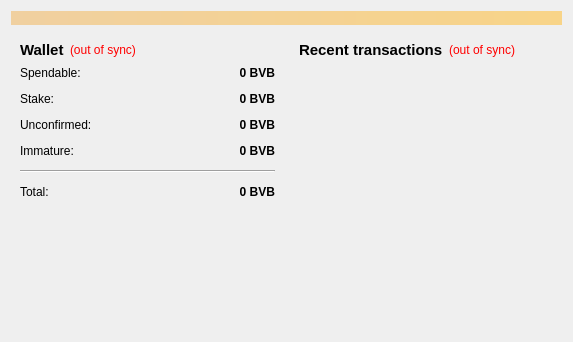
<?xml version="1.0" encoding="UTF-8"?>
<ui version="4.0">
 <class>OverviewPage</class>
 <widget class="QWidget" name="OverviewPage">
  <property name="geometry">
   <rect>
    <x>0</x>
    <y>0</y>
    <width>573</width>
    <height>342</height>
   </rect>
  </property>
  <property name="windowTitle">
   <string>Form</string>
  </property>
  <layout class="QVBoxLayout" name="topLayout">
   <item>
    <widget class="QLabel" name="labelAlerts">
     <property name="visible">
      <bool>false</bool>
     </property>
     <property name="styleSheet">
      <string notr="true">background-color: qlineargradient(x1: 0, y1: 0, x2: 1, y2: 0, stop:0 #F0D0A0, stop:1 #F8D488);  color:#000000
</string>
     </property>
     <property name="wordWrap">
      <bool>true</bool>
     </property>
     <property name="margin">
      <number>3</number>
     </property>
    </widget>
   </item>
   <item>
    <layout class="QHBoxLayout" name="horizontalLayout" stretch="1,1">
     <item>
      <layout class="QVBoxLayout" name="verticalLayout_2">
       <item>
        <widget class="QWidget" name="widget" native="true">
         <layout class="QVBoxLayout" name="verticalLayout_4">
          <item>
           <layout class="QHBoxLayout" name="horizontalLayout_4">
            <item>
             <widget class="QLabel" name="label_5">
              <property name="font">
               <font>
                <pointsize>11</pointsize>
                <weight>75</weight>
                <bold>true</bold>
               </font>
              </property>
              <property name="text">
               <string>Wallet</string>
              </property>
             </widget>
            </item>
            <item>
             <widget class="QLabel" name="labelWalletStatus">
              <property name="toolTip">
               <string>The displayed information may be out of date. Your wallet automatically synchronizes with the BVBCoin network after a connection is established, but this process has not completed yet.</string>
              </property>
              <property name="styleSheet">
               <string notr="true">QLabel { color: red; }</string>
              </property>
              <property name="text">
               <string notr="true">(out of sync)</string>
              </property>
              <property name="alignment">
               <set>Qt::AlignLeading|Qt::AlignLeft|Qt::AlignVCenter</set>
              </property>
             </widget>
            </item>
            <item>
             <spacer name="horizontalSpacer_2">
              <property name="orientation">
               <enum>Qt::Horizontal</enum>
              </property>
              <property name="sizeHint" stdset="0">
               <size>
                <width>40</width>
                <height>20</height>
               </size>
              </property>
             </spacer>
            </item>
           </layout>
          </item>
          <item>
           <layout class="QFormLayout" name="formLayout_2">
            <property name="fieldGrowthPolicy">
             <enum>QFormLayout::AllNonFixedFieldsGrow</enum>
            </property>
            <property name="horizontalSpacing">
             <number>12</number>
            </property>
            <property name="verticalSpacing">
             <number>12</number>
            </property>
            <item row="0" column="0">
             <widget class="QLabel" name="label">
              <property name="text">
               <string>Spendable:</string>
              </property>
             </widget>
            </item>
            <item row="0" column="1">
             <widget class="QLabel" name="labelBalance">
              <property name="font">
               <font>
                <weight>75</weight>
                <bold>true</bold>
               </font>
              </property>
              <property name="cursor">
               <cursorShape>IBeamCursor</cursorShape>
              </property>
              <property name="toolTip">
               <string>Your current spendable balance</string>
              </property>
              <property name="text">
               <string notr="true">0 BVB</string>
              </property>
              <property name="alignment">
               <set>Qt::AlignRight|Qt::AlignTrailing|Qt::AlignVCenter</set>
              </property>
              <property name="textInteractionFlags">
               <set>Qt::LinksAccessibleByMouse|Qt::TextSelectableByKeyboard|Qt::TextSelectableByMouse</set>
              </property>
             </widget>
            </item>
            <item row="1" column="0">
             <widget class="QLabel" name="label_6">
              <property name="text">
               <string>Stake:</string>
              </property>
             </widget>
            </item>
            <item row="1" column="1">
             <widget class="QLabel" name="labelStake">
              <property name="font">
               <font>
                <weight>75</weight>
                <bold>true</bold>
               </font>
              </property>
              <property name="cursor">
               <cursorShape>IBeamCursor</cursorShape>
              </property>
              <property name="toolTip">
               <string>Total of coins that was staked, and do not yet count toward the current balance</string>
              </property>
              <property name="text">
               <string notr="true">0 BVB</string>
              </property>
              <property name="alignment">
               <set>Qt::AlignRight|Qt::AlignTrailing|Qt::AlignVCenter</set>
              </property>
              <property name="textInteractionFlags">
               <set>Qt::LinksAccessibleByMouse|Qt::TextSelectableByKeyboard|Qt::TextSelectableByMouse</set>
              </property>
             </widget>
            </item>
            <item row="2" column="0">
             <widget class="QLabel" name="label_3">
              <property name="text">
               <string>Unconfirmed:</string>
              </property>
             </widget>
            </item>
            <item row="2" column="1">
             <widget class="QLabel" name="labelUnconfirmed">
              <property name="font">
               <font>
                <weight>75</weight>
                <bold>true</bold>
               </font>
              </property>
              <property name="cursor">
               <cursorShape>IBeamCursor</cursorShape>
              </property>
              <property name="toolTip">
               <string>Total of transactions that have yet to be confirmed, and do not yet count toward the current balance</string>
              </property>
              <property name="text">
               <string notr="true">0 BVB</string>
              </property>
              <property name="alignment">
               <set>Qt::AlignRight|Qt::AlignTrailing|Qt::AlignVCenter</set>
              </property>
              <property name="textInteractionFlags">
               <set>Qt::LinksAccessibleByMouse|Qt::TextSelectableByKeyboard|Qt::TextSelectableByMouse</set>
              </property>
             </widget>
            </item>
            <item row="3" column="0">
             <widget class="QLabel" name="labelImmatureText">
              <property name="text">
               <string>Immature:</string>
              </property>
             </widget>
            </item>
            <item row="3" column="1">
             <widget class="QLabel" name="labelImmature">
              <property name="font">
               <font>
                <weight>75</weight>
                <bold>true</bold>
               </font>
              </property>
              <property name="toolTip">
               <string>Mined balance that has not yet matured</string>
              </property>
              <property name="text">
               <string notr="true">0 BVB</string>
              </property>
              <property name="alignment">
               <set>Qt::AlignRight|Qt::AlignTrailing|Qt::AlignVCenter</set>
              </property>
              <property name="textInteractionFlags">
               <set>Qt::LinksAccessibleByMouse|Qt::TextSelectableByKeyboard|Qt::TextSelectableByMouse</set>
              </property>
             </widget>
            </item>
            <item row="4" column="0" colspan="2">
             <widget class="Line" name="line">
              <property name="orientation">
               <enum>Qt::Horizontal</enum>
              </property>
             </widget>
            </item>
            <item row="5" column="0">
             <widget class="QLabel" name="labelTotalText">
              <property name="text">
               <string>Total:</string>
              </property>
             </widget>
            </item>
            <item row="5" column="1">
             <widget class="QLabel" name="labelTotal">
              <property name="font">
               <font>
                <weight>75</weight>
                <bold>true</bold>
               </font>
              </property>
              <property name="cursor">
               <cursorShape>IBeamCursor</cursorShape>
              </property>
              <property name="toolTip">
               <string>Your current total balance</string>
              </property>
              <property name="text">
               <string notr="true">0 BVB</string>
              </property>
              <property name="alignment">
               <set>Qt::AlignRight|Qt::AlignTrailing|Qt::AlignVCenter</set>
              </property>
              <property name="textInteractionFlags">
               <set>Qt::LinksAccessibleByMouse|Qt::TextSelectableByKeyboard|Qt::TextSelectableByMouse</set>
              </property>
             </widget>
            </item>
           </layout>
          </item>
         </layout>
        </widget>
       </item>
       <item>
        <spacer name="verticalSpacer">
         <property name="orientation">
          <enum>Qt::Vertical</enum>
         </property>
         <property name="sizeHint" stdset="0">
          <size>
           <width>20</width>
           <height>40</height>
          </size>
         </property>
        </spacer>
       </item>
      </layout>
     </item>
     <item>
      <layout class="QVBoxLayout" name="verticalLayout_3">
       <item>
        <widget class="QWidget" name="widget_2" native="true">
         <layout class="QVBoxLayout" name="verticalLayout">
          <item>
           <layout class="QHBoxLayout" name="horizontalLayout_2">
            <item>
             <widget class="QLabel" name="label_4">
              <property name="font">
               <font>
                <pointsize>11</pointsize>
                <weight>75</weight>
                <bold>true</bold>
               </font>
              </property>
              <property name="text">
               <string>&lt;b&gt;Recent transactions&lt;/b&gt;</string>
              </property>
             </widget>
            </item>
            <item>
             <widget class="QLabel" name="labelTransactionsStatus">
              <property name="toolTip">
               <string>The displayed information may be out of date. Your wallet automatically synchronizes with the BVBCoin network after a connection is established, but this process has not completed yet.</string>
              </property>
              <property name="styleSheet">
               <string notr="true">QLabel { color: red; }</string>
              </property>
              <property name="text">
               <string notr="true">(out of sync)</string>
              </property>
              <property name="alignment">
               <set>Qt::AlignRight|Qt::AlignTrailing|Qt::AlignVCenter</set>
              </property>
             </widget>
            </item>
            <item>
             <spacer name="horizontalSpacer">
              <property name="orientation">
               <enum>Qt::Horizontal</enum>
              </property>
              <property name="sizeHint" stdset="0">
               <size>
                <width>40</width>
                <height>20</height>
               </size>
              </property>
             </spacer>
            </item>
           </layout>
          </item>
          <item>
           <widget class="QListView" name="listTransactions">
            <property name="styleSheet">
             <string notr="true">QListView { background: transparent; }</string>
            </property>
            <property name="frameShape">
             <enum>QFrame::NoFrame</enum>
            </property>
            <property name="verticalScrollBarPolicy">
             <enum>Qt::ScrollBarAlwaysOff</enum>
            </property>
            <property name="horizontalScrollBarPolicy">
             <enum>Qt::ScrollBarAlwaysOff</enum>
            </property>
            <property name="selectionMode">
             <enum>QAbstractItemView::NoSelection</enum>
            </property>
           </widget>
          </item>
         </layout>
        </widget>
       </item>
      </layout>
     </item>
    </layout>
   </item>
  </layout>
 </widget>
 <resources/>
 <connections/>
</ui>
